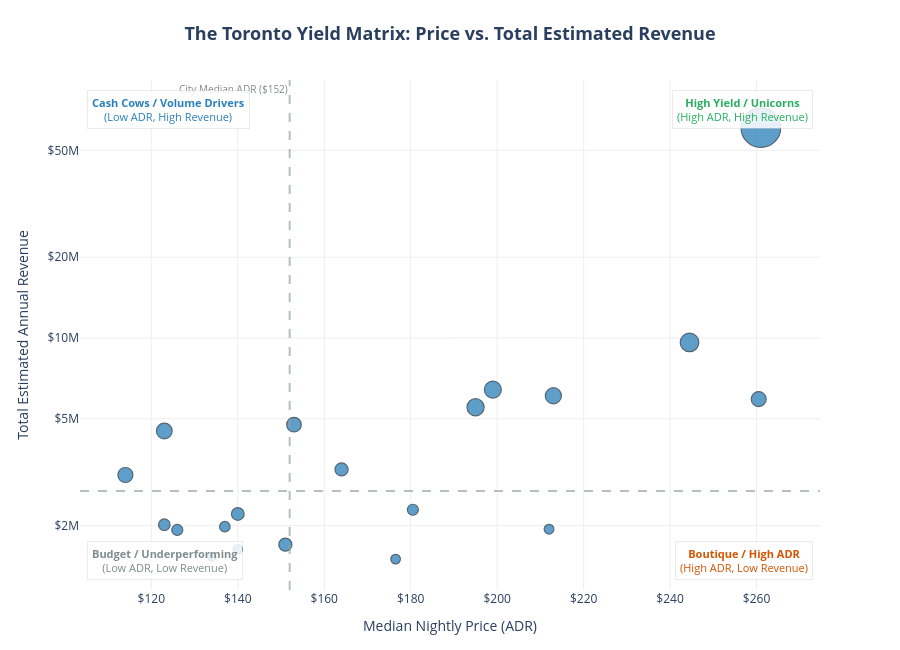

Source (notebook cell):
### Code cell
import plotly.express as px

fig = px.scatter(
    top_neighborhoods, 
    x='median_price', 
    y='total_est_revenue', 
    size='listing_count',
    size_max=28,                  # Slightly smaller to prevent edge clipping
    log_y=True,
    hover_name='neighbourhood',
    title="<b>The Toronto Yield Matrix: Price vs. Total Estimated Revenue</b>",
    labels={
        'median_price': 'Median Nightly Price (ADR)',
        'total_est_revenue': 'Total Estimated Annual Revenue',
        'listing_count': 'Total Active Listings'
    },
    template="plotly_white"
)

# Marker styles & clean hover tooltip
fig.update_traces(
    marker=dict(
        color='#2980b9',
        opacity=0.75,
        line=dict(width=1.2, color='#1c3144')
    ),
    hovertemplate=(
        "<b>%{hovertext}</b><br><br>"
        "Median ADR: $%{x:,.0f}<br>"
        "Est. Total Revenue: $%{y:,.0f}<br>"
        "Active Listings: %{marker.size:,}<extra></extra>"
    )
)

# Median split lines
median_city_price = df['price'].median()
median_city_rev = top_neighborhoods['total_est_revenue'].median()

fig.add_vline(
    x=median_city_price, 
    line_dash="dash", 
    line_color="#95a5a6", 
    opacity=0.7,
    annotation_text=f"City Median ADR (${median_city_price:,.0f})",
    annotation_position="top left",
    annotation_font=dict(size=10, color="#7f8c8d")
)
fig.add_hline(
    y=median_city_rev, 
    line_dash="dash", 
    line_color="#95a5a6", 
    opacity=0.7
)

# Quadrant labels (Moved further into the borders with backgrounds)
quadrant_labels = [
    dict(x=0.99, y=0.98, text="<b>High Yield / Unicorns</b><br>(High ADR, High Revenue)", color="#27ae60", xanchor="right", yanchor="top"),
    dict(x=0.01, y=0.98, text="<b>Cash Cows / Volume Drivers</b><br>(Low ADR, High Revenue)", color="#2980b9", xanchor="left", yanchor="top"),
    dict(x=0.99, y=0.02, text="<b>Boutique / High ADR</b><br>(High ADR, Low Revenue)", color="#d35400", xanchor="right", yanchor="bottom"),
    dict(x=0.01, y=0.02, text="<b>Budget / Underperforming</b><br>(Low ADR, Low Revenue)", color="#7f8c8d", xanchor="left", yanchor="bottom")
]

for q in quadrant_labels:
    fig.add_annotation(
        xref="paper", yref="paper",
        x=q['x'], y=q['y'],
        text=q['text'],
        showarrow=False,
        xanchor=q['xanchor'],
        yanchor=q['yanchor'],
        font=dict(size=11, color=q['color']),
        bgcolor="rgba(255, 255, 255, 0.85)",
        bordercolor="rgba(0,0,0,0.08)",
        borderwidth=1,
        borderpad=4
    )

# Direct labels for the top 3 revenue neighborhoods (offset left to avoid overlap)
top_3 = top_neighborhoods.sort_values('total_est_revenue', ascending=False).head(3)
for _, row in top_3.iterrows():
    fig.add_annotation(
        x=row['median_price'],
        y=row['total_est_revenue'],
        text=f"<b>{row['neighbourhood']}</b>",
        showarrow=True,
        arrowhead=1,
        arrowsize=1,
        arrowcolor="#555555",
        ax=-40,       # Shift arrow text to the left so it doesn't clip off the right edge
        ay=-20,
        font=dict(size=10, color="#222222"),
        bgcolor="rgba(255, 255, 255, 0.9)",
        bordercolor="#cccccc",
        borderwidth=1
    )

# Explicit log ticks & expanded margins
fig.update_layout(
    height=650,
    title_font_size=18,
    title_x=0.5,
    margin=dict(t=80, b=60, l=80, r=80),
    xaxis=dict(
        tickprefix="$", 
        gridcolor="#eeeeee"
    ),
    yaxis=dict(
        tickvals=[1e6, 2e6, 5e6, 10e6, 20e6, 50e6, 100e6],
        ticktext=["$1M", "$2M", "$5M", "$10M", "$20M", "$50M", "$100M"],
        gridcolor="#eeeeee"
    )
)

fig.show()

### Figure 1 — Plotly figure (JSON) as saved in the notebook; plotly's stock layout.template omitted (floating-point values rounded to 4 significant figures)
{"data": [{"hovertemplate": "<b>%{hovertext}</b><br><br>Median ADR: $%{x:,.0f}<br>Est. Total Revenue: $%{y:,.0f}<br>Active Listings: %{marker.size:,}<extra></extra>", "hovertext": ["Waterfront Communities-The Island", "Niagara", "Church-Yonge Corridor", "Moss Park", "Bay Street Corridor", "Annex", "Trinity-Bellwoods", "Kensington-Chinatown", "South Riverdale", "Dovercourt-Wallace Emerson-Junction", "Mimico (includes Humber Bay Shores)", "Little Portugal", "Palmerston-Little Italy", "South Parkdale", "The Beaches", "Islington-City Centre West", "Willowdale East", "High Park-Swansea", "Dufferin Grove", "Mount Pleasant West"], "legendgroup": "", "marker": {"color": "#2980b9", "line": {"color": "#1c3144", "width": 1.2}, "opacity": 0.75, "size": [2493, 548, 459, 411, 358, 465, 336, 391, 272, 359, 192, 253, 212, 174, 149, 193, 272, 143, 123, 148], "sizemode": "area", "sizeref": 3.18, "symbol": "circle"}, "mode": "markers", "name": "", "orientation": "v", "showlegend": false, "type": "scatter", "x": [261.0, 244.5, 199.0, 213.0, 260.5, 195.0, 153.0, 123.0, 164.0, 114.0, 180.5, 140.0, 123.0, 137.0, 212.0, 126.0, 151.0, 140.0, 134.0, 176.5], "xaxis": "x", "y": [60770000.0, 9626000.0, 6423000.0, 6093000.0, 5920000.0, 5520000.0, 4754000.0, 4501000.0, 3238000.0, 3087000.0, 2291000.0, 2210000.0, 2015000.0, 1982000.0, 1939000.0, 1927000.0, 1699000.0, 1633000.0, 1532000.0, 1501000.0], "yaxis": "y"}], "layout": {"annotations": [{"font": {"color": "#7f8c8d", "size": 10}, "showarrow": false, "text": "City Median ADR ($152)", "x": 152, "xanchor": "right", "xref": "x", "y": 1, "yanchor": "top", "yref": "y domain"}, {"bgcolor": "rgba(255, 255, 255, 0.85)", "bordercolor": "rgba(0,0,0,0.08)", "borderpad": 4, "borderwidth": 1, "font": {"color": "#27ae60", "size": 11}, "showarrow": false, "text": "<b>High Yield / Unicorns</b><br>(High ADR, High Revenue)", "x": 0.99, "xanchor": "right", "xref": "paper", "y": 0.98, "yanchor": "top", "yref": "paper"}, {"bgcolor": "rgba(255, 255, 255, 0.85)", "bordercolor": "rgba(0,0,0,0.08)", "borderpad": 4, "borderwidth": 1, "font": {"color": "#2980b9", "size": 11}, "showarrow": false, "text": "<b>Cash Cows / Volume Drivers</b><br>(Low ADR, High Revenue)", "x": 0.01, "xanchor": "left", "xref": "paper", "y": 0.98, "yanchor": "top", "yref": "paper"}, {"bgcolor": "rgba(255, 255, 255, 0.85)", "bordercolor": "rgba(0,0,0,0.08)", "borderpad": 4, "borderwidth": 1, "font": {"color": "#d35400", "size": 11}, "showarrow": false, "text": "<b>Boutique / High ADR</b><br>(High ADR, Low Revenue)", "x": 0.99, "xanchor": "right", "xref": "paper", "y": 0.02, "yanchor": "bottom", "yref": "paper"}, {"bgcolor": "rgba(255, 255, 255, 0.85)", "bordercolor": "rgba(0,0,0,0.08)", "borderpad": 4, "borderwidth": 1, "font": {"color": "#7f8c8d", "size": 11}, "showarrow": false, "text": "<b>Budget / Underperforming</b><br>(Low ADR, Low Revenue)", "x": 0.01, "xanchor": "left", "xref": "paper", "y": 0.02, "yanchor": "bottom", "yref": "paper"}, {"arrowcolor": "#555555", "arrowhead": 1, "arrowsize": 1, "ax": -40, "ay": -20, "bgcolor": "rgba(255, 255, 255, 0.9)", "bordercolor": "#cccccc", "borderwidth": 1, "font": {"color": "#222222", "size": 10}, "showarrow": true, "text": "<b>Waterfront Communities-The Island</b>", "x": 261, "y": 60768552}, {"arrowcolor": "#555555", "arrowhead": 1, "arrowsize": 1, "ax": -40, "ay": -20, "bgcolor": "rgba(255, 255, 255, 0.9)", "bordercolor": "#cccccc", "borderwidth": 1, "font": {"color": "#222222", "size": 10}, "showarrow": true, "text": "<b>Niagara</b>", "x": 244.5, "y": 9626000.0}, {"arrowcolor": "#555555", "arrowhead": 1, "arrowsize": 1, "ax": -40, "ay": -20, "bgcolor": "rgba(255, 255, 255, 0.9)", "bordercolor": "#cccccc", "borderwidth": 1, "font": {"color": "#222222", "size": 10}, "showarrow": true, "text": "<b>Church-Yonge Corridor</b>", "x": 199, "y": 6423000.0}], "height": 650, "legend": {"itemsizing": "constant", "tracegroupgap": 0}, "margin": {"b": 60, "l": 80, "r": 80, "t": 80}, "shapes": [{"line": {"color": "#95a5a6", "dash": "dash"}, "opacity": 0.7, "type": "line", "x0": 152, "x1": 152, "xref": "x", "y0": 0, "y1": 1, "yref": "y domain"}, {"line": {"color": "#95a5a6", "dash": "dash"}, "opacity": 0.7, "type": "line", "x0": 0, "x1": 1, "xref": "x domain", "y0": 2689142, "y1": 2689142, "yref": "y"}], "title": {"font": {"size": 18}, "text": "<b>The Toronto Yield Matrix: Price vs. Total Estimated Revenue</b>", "x": 0.5}, "xaxis": {"anchor": "y", "domain": [0, 1], "gridcolor": "#eeeeee", "tickprefix": "$", "title": {"text": "Median Nightly Price (ADR)"}}, "yaxis": {"anchor": "x", "domain": [0, 1], "gridcolor": "#eeeeee", "ticktext": ["$1M", "$2M", "$5M", "$10M", "$20M", "$50M", "$100M"], "tickvals": [1000000, 2000000, 5000000, 10000000, 20000000, 50000000, 100000000], "title": {"text": "Total Estimated Annual Revenue"}, "type": "log"}}}
